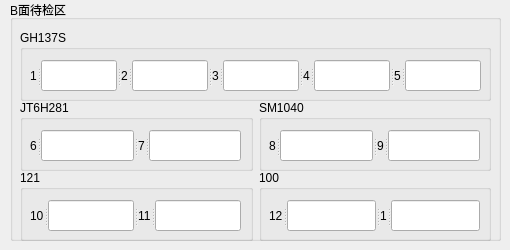
    <widget class="QWidget" name="tab_4">
     <attribute name="title">
      <string>B</string>
     </attribute>
     <widget class="QGroupBox" name="groupBox_13">
      <property name="geometry">
       <rect>
        <x>10</x>
        <y>0</y>
        <width>491</width>
        <height>241</height>
       </rect>
      </property>
      <property name="sizePolicy">
       <sizepolicy hsizetype="Fixed" vsizetype="Fixed">
        <horstretch>0</horstretch>
        <verstretch>0</verstretch>
       </sizepolicy>
      </property>
      <property name="minimumSize">
       <size>
        <width>491</width>
        <height>241</height>
       </size>
      </property>
      <property name="title">
       <string>B面待检区</string>
      </property>
      <widget class="QGroupBox" name="groupBox_15">
       <property name="geometry">
        <rect>
         <x>10</x>
         <y>30</y>
         <width>471</width>
         <height>71</height>
        </rect>
       </property>
       <property name="title">
        <string>GH137S</string>
       </property>
       <widget class="QSplitter" name="splitter_7">
        <property name="geometry">
         <rect>
          <x>10</x>
          <y>30</y>
          <width>451</width>
          <height>31</height>
         </rect>
        </property>
        <property name="orientation">
         <enum>Qt::Horizontal</enum>
        </property>
        <widget class="QLabel" name="label_15">
         <property name="sizePolicy">
          <sizepolicy hsizetype="Fixed" vsizetype="Fixed">
           <horstretch>0</horstretch>
           <verstretch>0</verstretch>
          </sizepolicy>
         </property>
         <property name="text">
          <string>1</string>
         </property>
        </widget>
        <widget class="QLineEdit" name="lineEdit_B1"/>
        <widget class="QLabel" name="label_16">
         <property name="sizePolicy">
          <sizepolicy hsizetype="Fixed" vsizetype="Fixed">
           <horstretch>0</horstretch>
           <verstretch>0</verstretch>
          </sizepolicy>
         </property>
         <property name="text">
          <string>2</string>
         </property>
        </widget>
        <widget class="QLineEdit" name="lineEdit_B2"/>
        <widget class="QLabel" name="label_17">
         <property name="sizePolicy">
          <sizepolicy hsizetype="Fixed" vsizetype="Fixed">
           <horstretch>0</horstretch>
           <verstretch>0</verstretch>
          </sizepolicy>
         </property>
         <property name="text">
          <string>3</string>
         </property>
        </widget>
        <widget class="QLineEdit" name="lineEdit_B3"/>
        <widget class="QLabel" name="label_18">
         <property name="sizePolicy">
          <sizepolicy hsizetype="Fixed" vsizetype="Fixed">
           <horstretch>0</horstretch>
           <verstretch>0</verstretch>
          </sizepolicy>
         </property>
         <property name="text">
          <string>4</string>
         </property>
        </widget>
        <widget class="QLineEdit" name="lineEdit_B4"/>
        <widget class="QLabel" name="label_19">
         <property name="sizePolicy">
          <sizepolicy hsizetype="Fixed" vsizetype="Fixed">
           <horstretch>0</horstretch>
           <verstretch>0</verstretch>
          </sizepolicy>
         </property>
         <property name="text">
          <string>5</string>
         </property>
        </widget>
        <widget class="QLineEdit" name="lineEdit_B5"/>
       </widget>
      </widget>
      <widget class="QWidget" name="layoutWidget">
       <property name="geometry">
        <rect>
         <x>10</x>
         <y>100</y>
         <width>471</width>
         <height>71</height>
        </rect>
       </property>
       <layout class="QHBoxLayout" name="horizontalLayout_6">
        <item>
         <widget class="QGroupBox" name="groupBox_16">
          <property name="title">
           <string>JT6H281</string>
          </property>
          <widget class="QSplitter" name="splitter_8">
           <property name="geometry">
            <rect>
             <x>10</x>
             <y>30</y>
             <width>211</width>
             <height>31</height>
            </rect>
           </property>
           <property name="orientation">
            <enum>Qt::Horizontal</enum>
           </property>
           <widget class="QLabel" name="label_20">
            <property name="sizePolicy">
             <sizepolicy hsizetype="Fixed" vsizetype="Fixed">
              <horstretch>0</horstretch>
              <verstretch>0</verstretch>
             </sizepolicy>
            </property>
            <property name="text">
             <string>6</string>
            </property>
           </widget>
           <widget class="QLineEdit" name="lineEdit_B6"/>
           <widget class="QLabel" name="label_21">
            <property name="sizePolicy">
             <sizepolicy hsizetype="Fixed" vsizetype="Fixed">
              <horstretch>0</horstretch>
              <verstretch>0</verstretch>
             </sizepolicy>
            </property>
            <property name="text">
             <string>7</string>
            </property>
           </widget>
           <widget class="QLineEdit" name="lineEdit_B7"/>
          </widget>
         </widget>
        </item>
        <item>
         <widget class="QGroupBox" name="groupBox_17">
          <property name="title">
           <string>SM1040</string>
          </property>
          <widget class="QSplitter" name="splitter_9">
           <property name="geometry">
            <rect>
             <x>10</x>
             <y>30</y>
             <width>211</width>
             <height>31</height>
            </rect>
           </property>
           <property name="orientation">
            <enum>Qt::Horizontal</enum>
           </property>
           <widget class="QLabel" name="label_22">
            <property name="sizePolicy">
             <sizepolicy hsizetype="Fixed" vsizetype="Fixed">
              <horstretch>0</horstretch>
              <verstretch>0</verstretch>
             </sizepolicy>
            </property>
            <property name="text">
             <string>8</string>
            </property>
           </widget>
           <widget class="QLineEdit" name="lineEdit_B8"/>
           <widget class="QLabel" name="label_23">
            <property name="sizePolicy">
             <sizepolicy hsizetype="Fixed" vsizetype="Fixed">
              <horstretch>0</horstretch>
              <verstretch>0</verstretch>
             </sizepolicy>
            </property>
            <property name="text">
             <string>9</string>
            </property>
           </widget>
           <widget class="QLineEdit" name="lineEdit_B9"/>
          </widget>
         </widget>
        </item>
       </layout>
      </widget>
      <widget class="QWidget" name="layoutWidget">
       <property name="geometry">
        <rect>
         <x>10</x>
         <y>170</y>
         <width>471</width>
         <height>71</height>
        </rect>
       </property>
       <layout class="QHBoxLayout" name="horizontalLayout_7">
        <item>
         <widget class="QGroupBox" name="groupBox_18">
          <property name="title">
           <string>121</string>
          </property>
          <widget class="QSplitter" name="splitter_10">
           <property name="geometry">
            <rect>
             <x>10</x>
             <y>30</y>
             <width>211</width>
             <height>31</height>
            </rect>
           </property>
           <property name="orientation">
            <enum>Qt::Horizontal</enum>
           </property>
           <widget class="QLabel" name="label_24">
            <property name="sizePolicy">
             <sizepolicy hsizetype="Fixed" vsizetype="Fixed">
              <horstretch>0</horstretch>
              <verstretch>0</verstretch>
             </sizepolicy>
            </property>
            <property name="text">
             <string>10</string>
            </property>
           </widget>
           <widget class="QLineEdit" name="lineEdit_B10"/>
           <widget class="QLabel" name="label_25">
            <property name="sizePolicy">
             <sizepolicy hsizetype="Fixed" vsizetype="Fixed">
              <horstretch>0</horstretch>
              <verstretch>0</verstretch>
             </sizepolicy>
            </property>
            <property name="text">
             <string>11</string>
            </property>
           </widget>
           <widget class="QLineEdit" name="lineEdit_B11"/>
          </widget>
         </widget>
        </item>
        <item>
         <widget class="QGroupBox" name="groupBox_19">
          <property name="title">
           <string>100</string>
          </property>
          <widget class="QSplitter" name="splitter_11">
           <property name="geometry">
            <rect>
             <x>10</x>
             <y>30</y>
             <width>211</width>
             <height>31</height>
            </rect>
           </property>
           <property name="orientation">
            <enum>Qt::Horizontal</enum>
           </property>
           <widget class="QLabel" name="label_26">
            <property name="sizePolicy">
             <sizepolicy hsizetype="Fixed" vsizetype="Fixed">
              <horstretch>0</horstretch>
              <verstretch>0</verstretch>
             </sizepolicy>
            </property>
            <property name="text">
             <string>12</string>
            </property>
           </widget>
           <widget class="QLineEdit" name="lineEdit_B12"/>
           <widget class="QLabel" name="label_27">
            <property name="sizePolicy">
             <sizepolicy hsizetype="Fixed" vsizetype="Fixed">
              <horstretch>0</horstretch>
              <verstretch>0</verstretch>
             </sizepolicy>
            </property>
            <property name="text">
             <string>1</string>
            </property>
           </widget>
           <widget class="QLineEdit" name="lineEdit_B13"/>
          </widget>
         </widget>
        </item>
       </layout>
      </widget>
     </widget>
    </widget>
